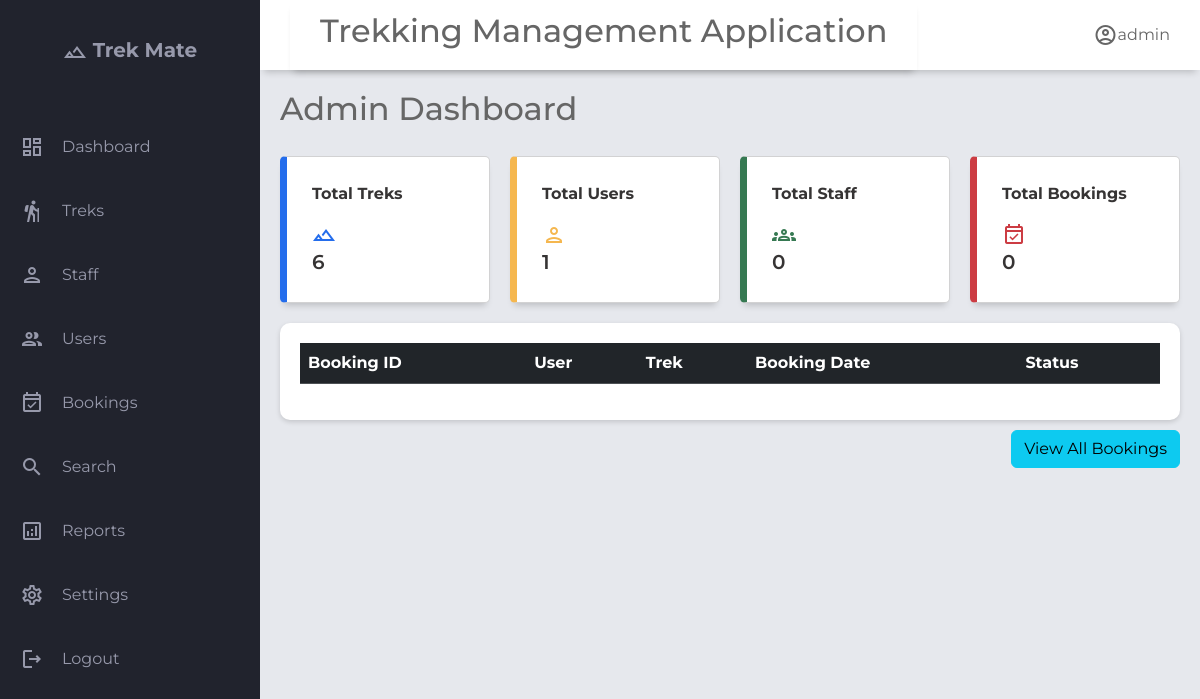
/admin, run on an earlier commit of the app's database.
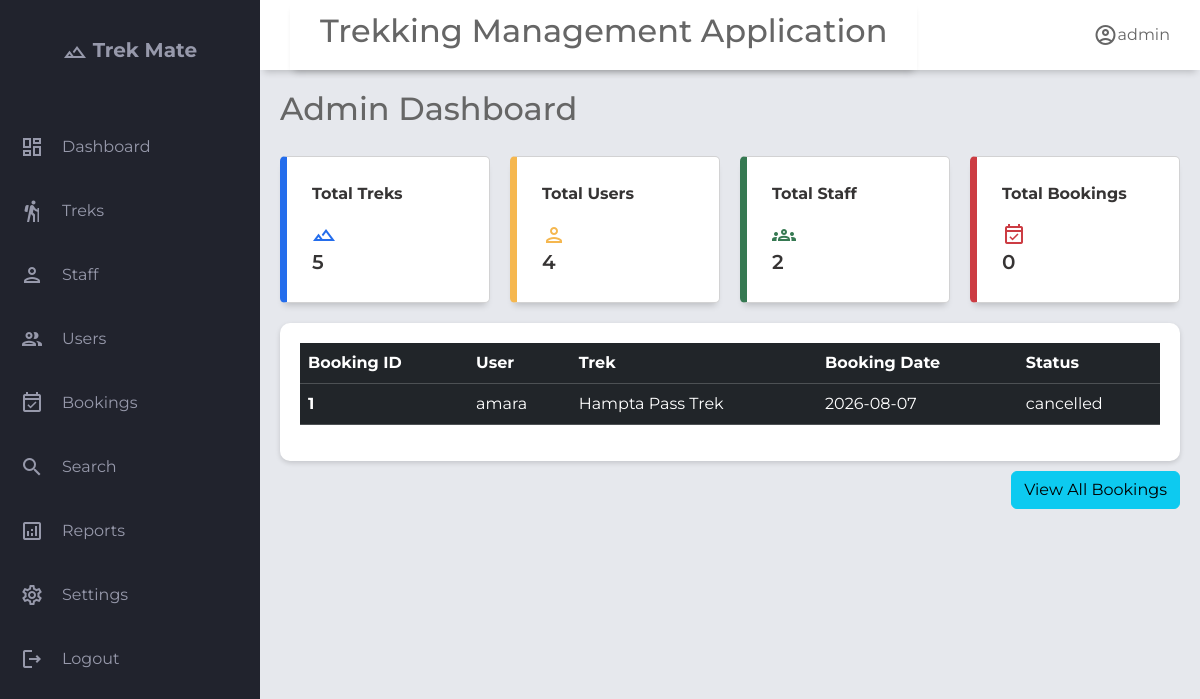
And on a later commit of the database.
### application/models.py (models this page shows)
class Booking(db.Model):
    __tablename__='booking'
    id                  = db.Column(db.Integer, primary_key=True)
    user_id             = db.Column(db.Integer, db.ForeignKey('user.id'), nullable=False)
    trek_id             = db.Column(db.Integer, db.ForeignKey('trek.id'), nullable=False)
    booking_date        = db.Column(db.DateTime, default=db.func.now())
    booking_status      = db.Column(Enum('booked','cancelled','completed',name='booking_status'), nullable=False, default='booked')   # booked | cancelled | completed
    payment_status      = db.Column(Enum('unpaid','partial','paid','refunded',name='payment_status'), nullable=False, default='unpaid')   # unpaid | partial | paid | refunded
    num_participants    = db.Column(db.Integer, default=1)
    total_amount        = db.Column(db.Float, nullable=True)
    amount_paid         = db.Column(db.Float, default=0.0)
    notes               = db.Column(db.Text, nullable=True)
    cancelled_at        = db.Column(db.DateTime, nullable=True)
    cancellation_reason = db.Column(db.Text, nullable=True)
    created_at          = db.Column(db.DateTime, default=db.func.now())
    updated_at          = db.Column(db.DateTime, onupdate=db.func.now())
    trek=db.relationship('Trek',back_populates='bookings',lazy=True)#one to many relationship #each booking belong to one trek
    user=db.relationship('User',back_populates='bookings',lazy=True)#one to many relationship

class User(db.Model):
    __tablename__='user'
    id= db.Column(db.Integer, primary_key=True)
    username=db.Column(db.String(),unique=True,nullable=False)
    email=db.Column(db.String(),unique=True,nullable=False)
    password=db.Column(db.String(),nullable=False)
    full_name        = db.Column(db.String(), nullable=True)
    phone            = db.Column(db.String(), nullable=True)
    role=db.Column(Enum('admin','trek staff','trekker',name='user_role'),nullable=False,default='trekker')# admin | trek staff | trekker
    is_blacklisted=db.Column(db.Boolean,default=False)
    blacklist_reason=db.Column(db.Text,nullable=True)
    is_active=db.Column(db.Boolean,default=True)
    created_at       = db.Column(db.DateTime, default=db.func.now())
    updated_at       = db.Column(db.DateTime, onupdate=db.func.now())
    bookings=db.relationship('Booking',lazy=True, back_populates='user',cascade="all, delete-orphan") #all → apply operations like save, update, delete to the related bookings.
    staff_profile=db.relationship('Staff_profile',lazy=True,uselist=False,back_populates='user') #uselist= False means One-to-one (single object) while default it is one-to-many

class Trek(db.Model):
    __tablename__='trek'
    id              = db.Column(db.Integer, primary_key=True)
    name            = db.Column(db.String(), nullable=False)
    description     = db.Column(db.Text, nullable=True)
    location        = db.Column(db.String(), nullable=True)
    difficulty      = db.Column(db.String(), nullable=False, default='moderate')  # easy | moderate | hard
    duration_days   = db.Column(db.Integer, nullable=False)
    start_date      = db.Column(db.DateTime, nullable=True)
    end_date        = db.Column(db.DateTime, nullable=True)
    max_slots       = db.Column(db.Integer, nullable=False, default=20)
    available_slots = db.Column(db.Integer, nullable=False, default=20)
    price           = db.Column(db.Numeric, nullable=False, default=0.0)
    status          = db.Column(Enum('open','closed',name='trek_status'),nullable=False, default='pending')
    trek_progress   = db.Column(Enum('upcoming','started','completed',name="trek_progress"),default='upcoming')
    created_at      = db.Column(db.DateTime, default=db.func.now())
    updated_at      = db.Column(db.DateTime, onupdate=db.func.now())
    image           = db.Column(db.String(200))
    assigned_staffs=db.relationship('Staff_profile',secondary='trek_staff_assignment',lazy=True,back_populates='assigned_treks')#many to many relationship
    bookings=db.relationship('Booking',back_populates='trek',lazy=True,cascade="all, delete-orphan")#one to many relationship as one trek can have multiple bookings but not other side, as one booking can belong to a single trek

### application/controller.py (the view)
@app.route("/admin")
def admin():
    user=User.query.filter_by(role="admin").first()
    recent_bookings=Booking.query.order_by(Booking.created_at.desc()).limit(4).all()
    treks_count=Trek.query.count()
    user_count=User.query.count()
    staff_count=User.query.filter_by(role="trek staff").count()
    bookings_count=Booking.query.filter(Booking.booking_status!="cancelled").count()
    return render_template("admin_dashboard.html",user=user,recent_bookings=recent_bookings,treks_count=treks_count,user_count=user_count,staff_count=staff_count,bookings_count=bookings_count)

### templates/admin_dashboard.html (shortened to what this page needs)
{% extends "base.html" %}
{% block header_title %}
Admin Dashboard
{% endblock %}
{% block content %}
<div class="main-cards">
    <div class="card">
        <div class="class-inner">
            <p class="text-most-important">Total Treks</p>
            <span class="material-icons-outlined text-blue ">landscape</span>
        </div>
        <span class="text-most-important font-weight-bold">{{treks_count}}</span>
    </div>
    <div class="card">
        <div class="class-inner">
            <p class="text-most-important">Total Users</p>
            <span class="material-icons-outlined text-orange">person</span>
        </div>
        <span class="text-most-important font-weight-bold">{{user_count}}</span>
    </div>
    <div class="card">
        <div class="class-inner">
            <p class="text-most-important">Total Staff</p>
            <span class="material-icons-outlined text-green">groups</span>
        </div>
        <span class="text-most-important font-weight-bold">{{staff_count}}</span>
    </div>
    <div class="card">
        <div class="class-inner">
            <p class="text-most-important">Total Bookings</p>
            <span class="material-icons-outlined text-red">event_available</span>
        </div>
        <span class="text-most-important font-weight-bold">{{bookings_count}}</span>
    </div>
</div>
<section class="table-section">
    <div class="table-content">
        <table class="table table-dark table-hover">
            <thead>
                <tr>
                    <th scope="col">Booking ID</th>
                    <th scope="col">User</th>
                    <th scope="col">Trek</th>
                    <th scope="col">Booking Date</th>
                    <th scope="col">Status</th>
                </tr>
            </thead>
            <tbody class="table-hover">
                {%for booking in recent_bookings%}
                <tr>
                    <th scope="row">{{booking.id}}</th>
                    <td>{{booking.user.username}}</td>
                    <td>{{booking.trek.name}}</td>
                    <td>{{booking.booking_date.strftime("%Y-%m-%d")}}</td>
                    <td>{{booking.booking_status}}</td>
                </tr>
                {% endfor %}
            </tbody>
        </table>
    </div>
    <div class="button" style="display:flex; justify-content: flex-end;">
        <a href="/admin/bookings" style="margin-top:10px; text-decoration: none;">
            <button type="button" class="btn btn-info">View All Bookings </button>
        </a>
    </div>
</section>
{% endblock %}

What changed in the data, as far as the page shows it:
added Booking: id "1", user.username "amara", trek.name "Hampta Pass Trek", booking_date "2026-08-07", booking_status "cancelled"
Also different on the page:
{{ treks_count }}: "6" → "5"
{{ user_count }}: "1" → "4"
{{ staff_count }}: "0" → "2"
